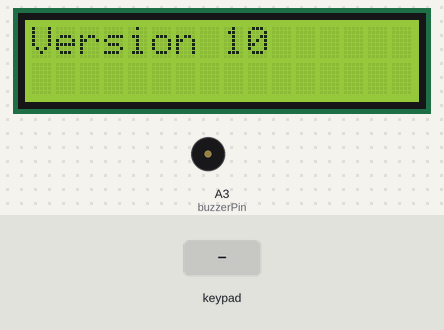
Recording of a sketch running on a simulated Arduino Uno, built with avr-gcc and run on an emulated ATmega328P. Parts: 16×2 character LCD, buzzer (waves = sounding). Wiring (inferred from the names in the program): 3×3 keypad: rows pin 2, pin 3, pin 4; columns pin 6, pin 7, pin 5. Inputs (shaded band) come from the test bench. What the sketch prints to the serial monitor is not drawn.

Above: at 1.2 s.
1.3 s: keypad keys A B C D A pressed 0.4 s apart
At 4.1 s:
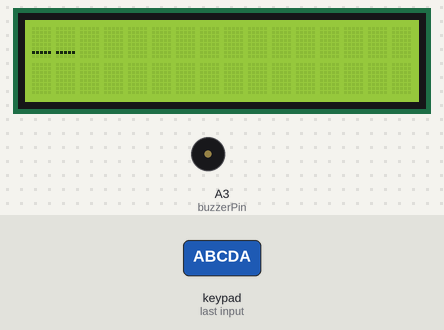
4.8 s: key '0' pressed
At 5.5 s:
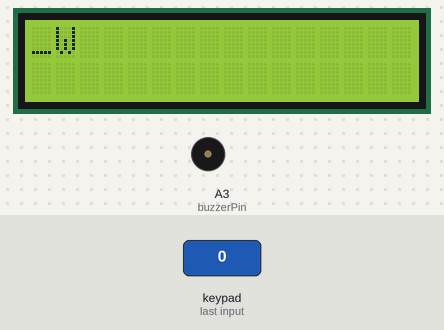
6.4 s: keypad keys A B C D D pressed 0.4 s apart
At 9.2 s:
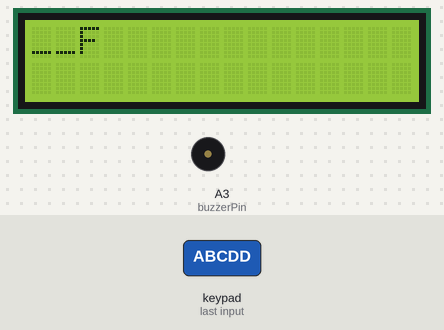
9.9 s: key 'D' pressed
At 10.6 s:
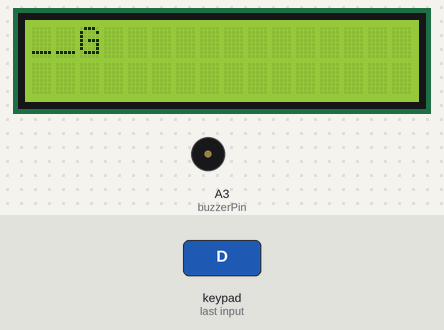
11.5 s: key 'E' pressed
At 11.9 s:
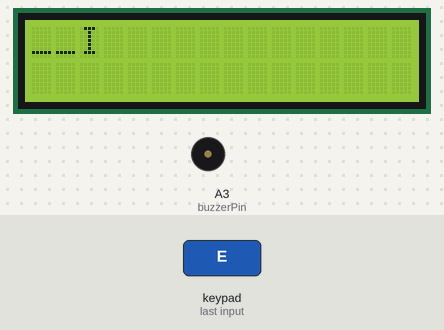
13.1 s: key 'F' pressed
At 14.3 s:
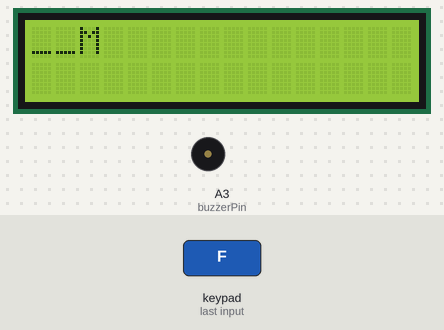
Timing chart, 0 to 15.7 s (numbered marks = the images above; inputs shaded):
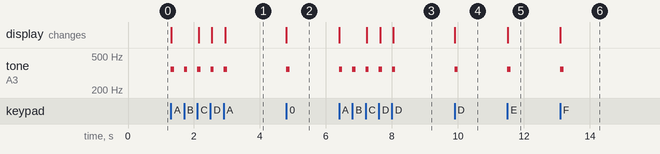

The sketch:

KeyPad9.ino
```cpp
#include <LiquidCrystal.h>

LiquidCrystal lcd(8, 9, 10, 11, 12, 13);

// Pins
const int rows[] = {3, 4, 2};
const String rowsS[] = {"2", "0", "1"};
const int cols[] = {6, 7, 5};
const String colsS[] = {"2", "0", "1"};
int buzzerPin = A3;

// Letters
String letters[9] = {"ABCD", "EFGH", "IJKL", "MNOP", "QRS", "TUV", "WXYZ", "_", ""};

// Tracking Variables
int lastKey = -1; // -1 when the last key pressed was confirmed
int keyIndex[9] = {0, 0, 0, 0, 0, 0, 0, 0, 0};
bool wasPressed[] = {false, false, false, false, false, false, false, false, false}; // Tracking to not count the same key twice

String text = "";


void setup() {
  lcd.begin(16, 2);
  lcd.print("Version 10");

  pinMode(buzzerPin, OUTPUT);

  for (int r = 0; r < 3; r++) {
    pinMode(rows[r], OUTPUT);
    digitalWrite(rows[r], HIGH);
  }

  for (int c = 0; c < 3; c++) {
    pinMode(cols[c], INPUT_PULLUP);
  }

  Serial.begin(9600);
}

void loop() {
  for (int r = 0; r < 3; r++) {

    // Activate one row
    digitalWrite(rows[r], LOW);
    delay(1); // allow signal to settle

    // Check every column
    for (int c = 0; c < 3; c++) {
      if (digitalRead(cols[c]) == LOW) {
        // Check if key was pressed before
        if(wasPressed[toKeyNum(r, c)] == false) {
          // Logging
          /*
          Serial.print("Key pressed at row ");
          Serial.print(rowsS[r]);
          Serial.print(", column ");
          Serial.println(colsS[c]);
          */

          // LCD Print
          /*
          lcd.clear();
          lcd.print("Row: " + rowsS[r]);
          lcd.setCursor(0, 1);
          lcd.print("Colunm: " + colsS[c]);
          */
          tone(buzzerPin, 350, 100);
          //delay(100); // slow down output

          if(lastKey == toKeyNum(r, c)) { //if same key pressed increase index
            keyIndex[toKeyNum(r, c)]++;
          }
          else { // if not set index to 0
            keyIndex[toKeyNum(r, c)] = 0;
          }
          // Cehck if the last key is pressed then confirm letter and print
          if(toKeyNum(r, c) == 8 && lastKey != -1) {
            text += getKey(lastKey, keyIndex[lastKey]);
            printScreen(text);
          }
          else {
            printScreen(text + getKey(toKeyNum(r, c), keyIndex[toKeyNum(r, c)]));
            //lcd.print(getKey(toKeyNum(r, c), keyIndex[toKeyNum(r, c)]));
            Serial.print(getKey(toKeyNum(r, c), keyIndex[toKeyNum(r, c)]) + "\n");
          }
          // Many lines because of integers :(
          Serial.print("Key num: ");
          Serial.print(toKeyNum(r, c));
          Serial.print(" Rows & Cols: ");
          Serial.print(r);
          Serial.print(c);
          Serial.print("\n");

          lastKey = toKeyNum(r, c);
        }
        // If the same key is still pressed dont do amything
        wasPressed[toKeyNum(r, c)] = true;
      }
      else { // Key is not pressed
        wasPressed[toKeyNum(r, c)] = false;
      }
    }
    // Deactivate row
    digitalWrite(rows[r], HIGH);
  }
}

// Helper for tracking
int toKeyNum(int row, int col) {
  return (3*row) + col;
}

// pass true index
String getKey(int keyNum, int index) {
  String letterGroup = letters[keyNum];
  return letterGroup.substring(index % letterGroup.length(), index % letterGroup.length() + 1);
}

// For Pringting LCD
void printScreen(String text) {
  lcd.clear();
  if(text.length() <= 16) {
    lcd.print(text);
  }
  else {
    lcd.print(text.substring(0, 16));
    lcd.setCursor(0, 1);
    lcd.print(text.substring(16));
  }
}
```

Measured:
- after the input at 1.3 s, tone on A3 (buzzerPin): alternates 350 Hz for 0.10 s and silent for 0.30 s, 10 changes in all, then stays silent, starting at once; the display: first changes at once (image 1 shows a later state)
- after the input at 4.8 s, tone on A3 (buzzerPin): silent → 350 Hz at once, → silent 0.10 s later; the display: changes at once (image 2)
- after the input at 6.4 s, tone on A3 (buzzerPin): alternates 350 Hz for 0.10 s and silent for 0.30 s, 10 changes in all, then stays silent, starting at once; the display: first changes at once (image 3 shows a later state)
- after the input at 9.9 s, tone on A3 (buzzerPin): silent → 350 Hz at once, → silent 0.10 s later; the display: changes at once (image 4)
- after the input at 11.5 s, tone on A3 (buzzerPin): silent → 350 Hz at once, → silent 0.10 s later; the display: changes at once (image 5)
- after the input at 13.1 s, tone on A3 (buzzerPin): silent → 350 Hz at once, → silent 0.10 s later; the display: changes at once (image 6)
